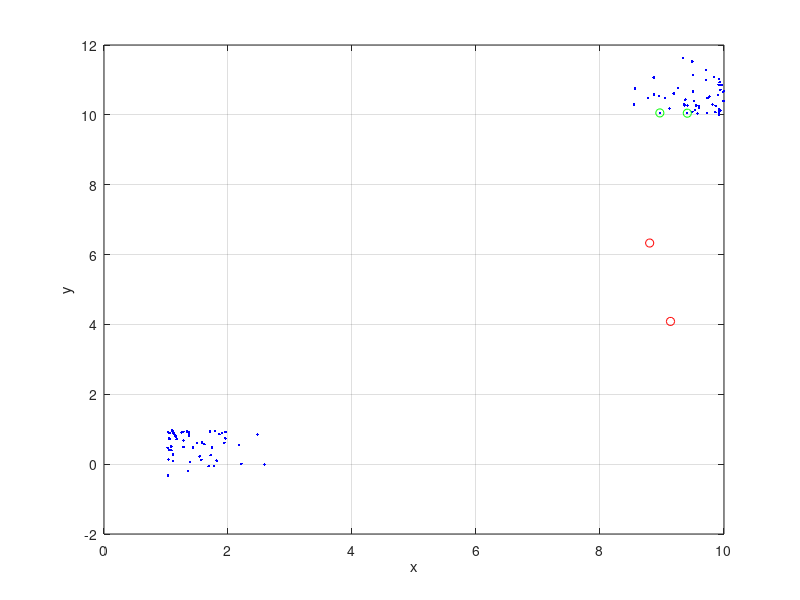
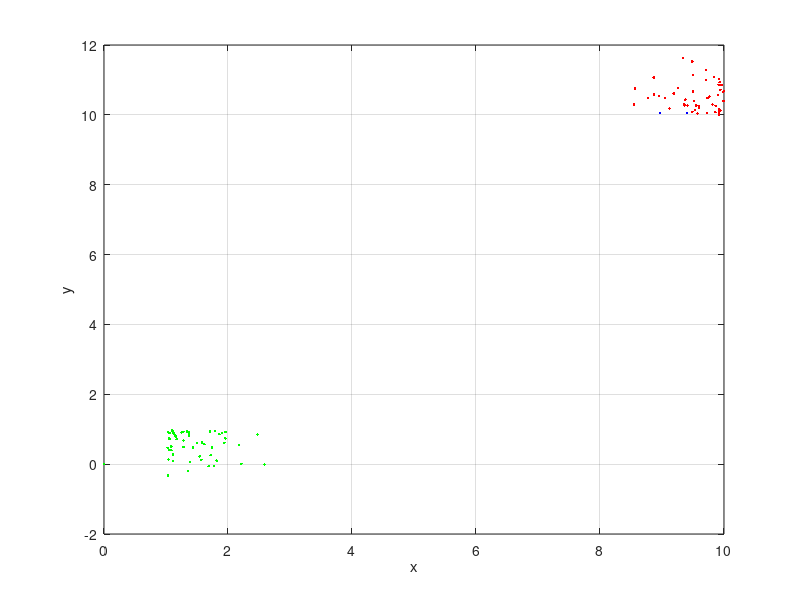

Write MATLAB code to recreate these figures, in order.
clc,close all,clear all

% Number of clusters this is given information
Ncl = 2; 

x1center  = 1;
y1center  = 1;
x2center  = 10;
y2center  = 10;




N = 100;
x = zeros(N,1);
y = zeros(N,1);
lc1 = zeros(N,1);
lc2 = zeros(N,1);



for i=1:N    
    if mod(i,2)==0 
        x(i) = x1center + 2*rand*sin(rand) ;
        y(i) = x1center - 2*rand*sin(rand);
    else
        x(i) = x2center - 2*rand*sin(rand) ;
        y(i) = x2center + 2*rand*sin(rand) ;      
    end
    
end


figure (1)
plot(x,y,'b.')
xlabel('x')
xlabel('y')
grid on


while(true)
xc1 = max(x)*rand;
yc1 = max(y)*rand;
xc2 = max(x)*rand;
yc2 = max(y)*rand;

for i=1:length(x)
    lc1(i) = sqrt( (xc1 - x(i)).^2 + ( yc1 - y(i)).^2  );
    lc2(i) = sqrt( (xc2 - x(i)).^2 + ( yc2 - y(i)).^2  );
end

 if lc1(1)*lc2(1)< 0.5*max(x).^2 break;
 end

end



hold on
plot(xc1,yc1,'ro')
hold on
plot(xc2,yc2,'ro')
xlabel('x')
ylabel('y')


% Calculation the lengths
% for 1 center
lc1 = zeros(N,1);
lc2 = zeros(N,1);

k = 0;
while (true)
k = k+1

for i=1:length(x)
    lc1(i) = sqrt( (xc1 - x(i)).^2 + ( yc1 - y(i)).^2  );
    lc2(i) = sqrt( (xc2 - x(i)).^2 + ( yc2 - y(i)).^2  );
end



[M1,I1] = min(lc1)
[M2,I2] = min(lc2)

xc1_new = x(I1);
xc2_new = x(I2);

yc1_new = y(I1);
yc2_new = y(I2);


if  ((xc1_new - xc1)< 0.01  && (xc2_new - xc2)< 0.01 && (yc1_new - yc1)< 0.1  && (yc2_new - yc2)< 0.1 )  break;
end

xc1 = xc1_new;
xc2 = xc2_new;

yc1 = yc1_new;
yc2 = yc2_new;

end

hold on
plot(xc1,yc1,'go')
hold on
plot(xc2,yc2,'go')
xlabel('x')
ylabel('y')


x1 = zeros(N,1);
y1 = zeros(N,1);
x2 = zeros(N,1);
y2 = zeros(N,1);


% Changing Color For clusters
for i = 1:N
    if (lc1(i)< 2)
        x1(i) = x(i); y1(i) = y(i);
    else
        x2(i) = x(i); y2(i) = y(i);
    end
end

figure(3)
plot(x1,y1,'r.')
grid on
hold on
plot(x2,y2,'g.')
xlabel('x')
ylabel('y')
grid on
hold on
plot(xc1,yc1,'b.')
hold on
plot(xc2,yc2,'b.')

% 2+2 = 10



% add some minor changing
% add minot update with more perfect code

clc,close all,clear all
disp('new features')
% another one
% another 2 codes and upda


% need edd em algorithm
